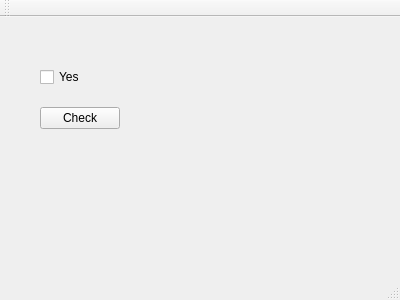
<?xml version="1.0" encoding="UTF-8"?>
<ui version="4.0">
 <class>MainWindow</class>
 <widget class="QMainWindow" name="MainWindow">
  <property name="geometry">
   <rect>
    <x>0</x>
    <y>0</y>
    <width>400</width>
    <height>300</height>
   </rect>
  </property>
  <property name="windowTitle">
   <string>MainWindow</string>
  </property>
  <widget class="QWidget" name="centralWidget">
   <widget class="QCheckBox" name="checkBox">
    <property name="geometry">
     <rect>
      <x>40</x>
      <y>50</y>
      <width>72</width>
      <height>20</height>
     </rect>
    </property>
    <property name="text">
     <string>Yes</string>
    </property>
   </widget>
   <widget class="QPushButton" name="pushButton">
    <property name="geometry">
     <rect>
      <x>40</x>
      <y>90</y>
      <width>80</width>
      <height>22</height>
     </rect>
    </property>
    <property name="text">
     <string>Check</string>
    </property>
   </widget>
  </widget>
  <widget class="QMenuBar" name="menuBar">
   <property name="geometry">
    <rect>
     <x>0</x>
     <y>0</y>
     <width>400</width>
     <height>21</height>
    </rect>
   </property>
  </widget>
  <widget class="QToolBar" name="mainToolBar">
   <attribute name="toolBarArea">
    <enum>TopToolBarArea</enum>
   </attribute>
   <attribute name="toolBarBreak">
    <bool>false</bool>
   </attribute>
  </widget>
  <widget class="QStatusBar" name="statusBar"/>
 </widget>
 <layoutdefault spacing="6" margin="11"/>
 <resources/>
 <connections/>
</ui>
